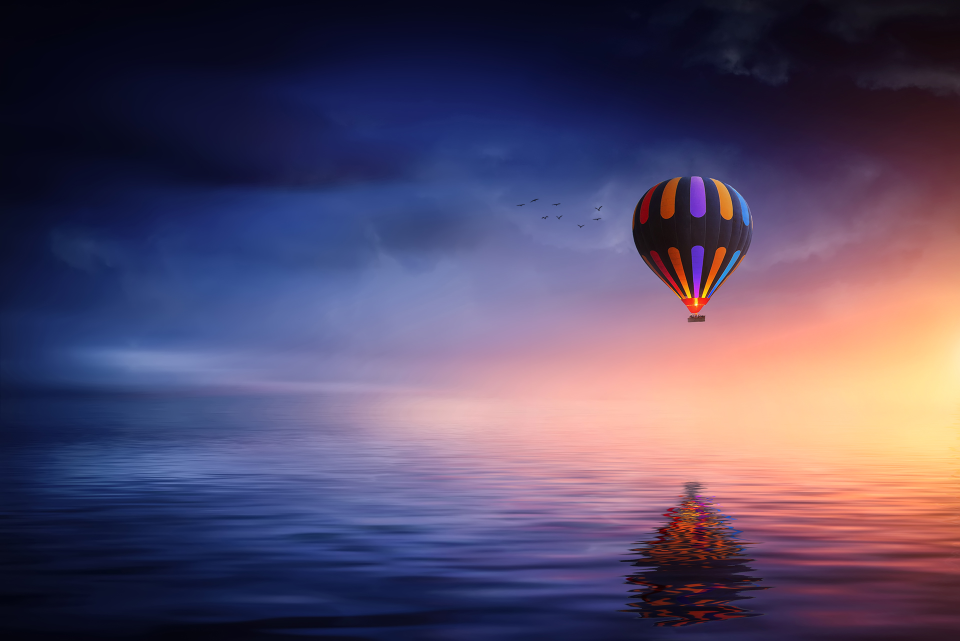
#> input picture Hafta2/image.jpg, 1920 x 1282 px, found by its file name (shown at 1/2 size)
$ python siyahBeyaz.py
#> lines starting #> are read from the running program, lines starting #| are printed output that depends on the picture; after the words box and inside, x2 and y2 are one past the last pixel; in counts of white or black regions, pixels touching at a corner belong together
import matplotlib.pyplot as plt
import numpy as np
img1 = plt.imread("image.jpg")
#> img1 is the input picture: shape (1282, 1920, 3); mean R, G, B 86.6, 74, 102.6
img1.ndim
img1.shape
img2 = img1[1:575:2, 1:1024:2]
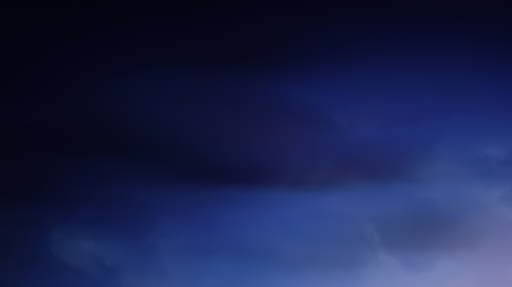
#> img2: shape (287, 512, 3); mean R, G, B 26.4, 35, 77.7
img2.ndim
img2.shape
plt.imshow(img2)
plt.show()
img3 = np.zeros(img2.shape[0:2])
img3.shape
img4 = np.zeros(img2.shape[0:2])
img4.shape
threshold = 120
for i in range(img2.shape[0]):
    for j in range(img2.shape[1]):
        n = img2[i,j,0]/3 + img2[i,j,1]/3 + img2[i,j,2]/3
        img3[i,j] = n
        if n > threshold:
            img4[i,j] = 255
        else:
            img4[i,j] = 0
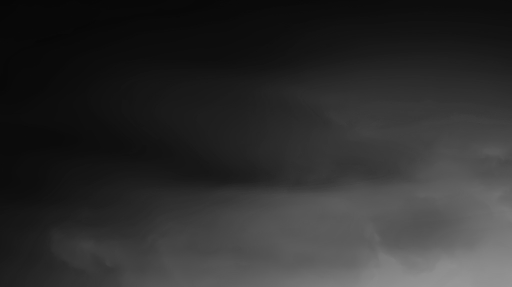
#> img3: shape (287, 512) float64; min 6.33, max 151.7, mean 46.4
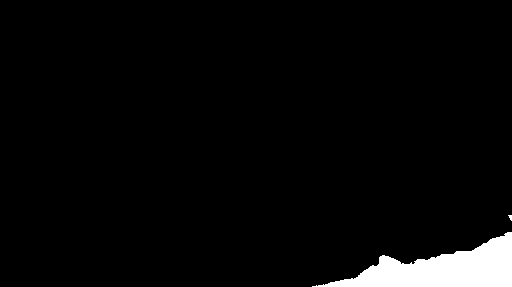
#> img4: shape (287, 512) float64; 3.6% white; 2 white regions (1 under 20 px), largest, box (x1, y1, x2, y2) and area: (312, 232, 512, 287) 5306
plt.subplot(1,4,1), plt.imshow(img2)
plt.subplot(1,4,2), plt.imshow(img3, plt.cm.gray)
plt.subplot(1,4,3), plt.imshow(img4, plt.cm.gray)
plt.subplot(1,4,4), plt.imshow(img4, plt.cm.binary)
plt.show()
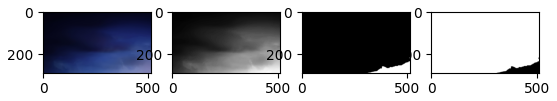
#> figure drawn by matplotlib, 4 panels
